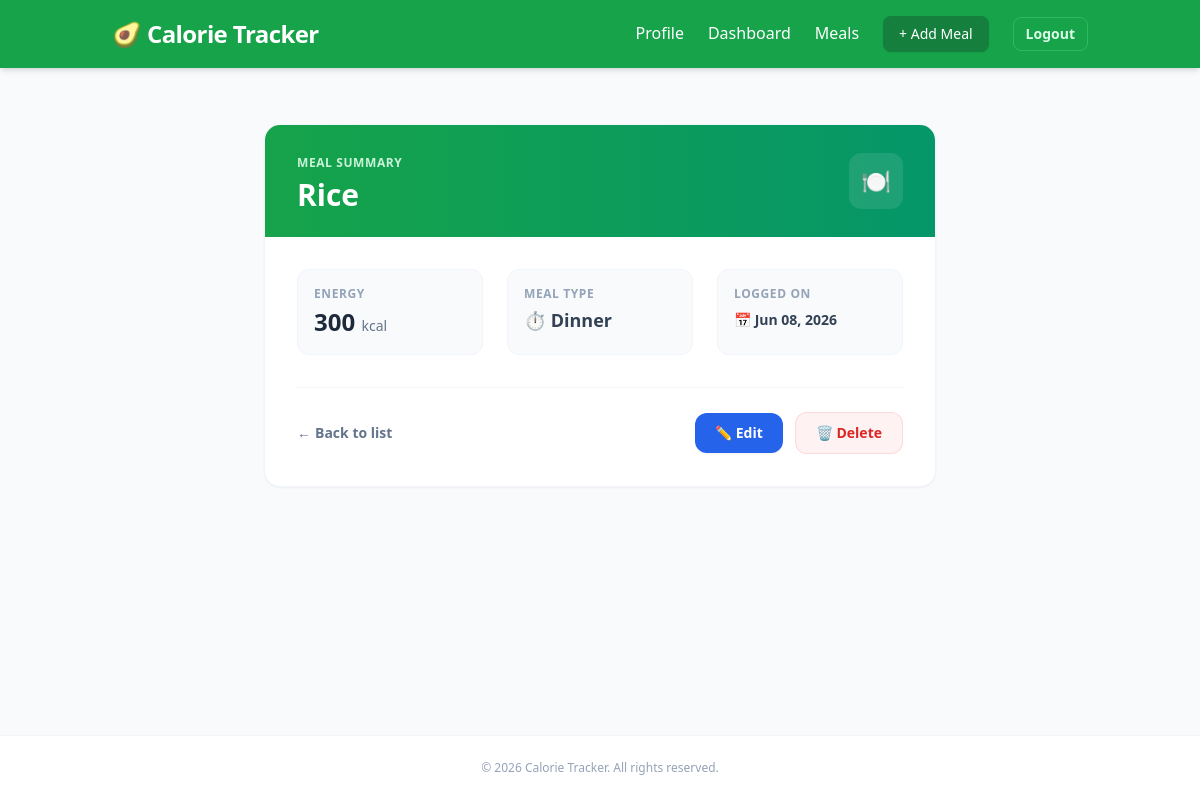
The page /meals/5 (signed in) on the database its author committed.
### meals/models.py (models this page shows, shortened)
class FoodEntry(models.Model):
    MEAL_CHOICES = [
        ("Breakfast", "Breakfast"),
        ("Lunch", "Lunch"),
        ("Dinner", "Dinner"),
        ("Snack", "Snack"),
    ]
    user = models.ForeignKey(
        User,
        on_delete=models.CASCADE
    )
    food_name = models.CharField(max_length=100)
    calories = models.PositiveIntegerField()
    meal_type = models.CharField(
        max_length=20,
        choices=MEAL_CHOICES
    )
    date = models.DateField()
    created_at = models.DateTimeField(
        auto_now_add=True
    )

### meals/views.py (the view)
# urls.py: path("meals/<int:pk>", views.MealDetailView.as_view(), name="meal_detail"),
class MealDetailView(LoginRequiredMixin, DetailView):
    model = FoodEntry
    template_name = ("meals/meal_detail.html")
    context_object_name = "meal"
    def get_queryset(self):
        return FoodEntry.objects.filter(
            user=self.request.user
        )

### meals/templates/meals/meal_detail.html
{% extends 'meals/base.html' %}
{% block content %}
<div class="max-w-2xl mx-auto bg-white rounded-2xl shadow-sm border border-slate-100 overflow-hidden my-6">
    <div class="bg-gradient-to-r from-green-600 to-emerald-600 px-8 py-6 text-white flex justify-between items-center">
        <div>
            <span class="text-xs font-bold uppercase tracking-wider text-green-100 opacity-90">Meal Summary</span>
            <h1 class="text-3xl font-extrabold mt-1">{{ meal.food_name }}</h1>
        </div>
        <div class="bg-white/10 p-3 rounded-xl backdrop-blur-sm text-2xl">
            🍽️
        </div>
    </div>
    <div class="p-8">
        <div class="grid grid-cols-1 sm:grid-cols-3 gap-6 mb-8">
            <div class="bg-slate-50 p-4 rounded-xl border border-slate-100 transition hover:bg-slate-100/50">
                <p class="text-xs font-semibold text-slate-400 uppercase tracking-wider">Energy</p>
                <p class="text-2xl font-black text-slate-800 mt-1">
                    {{ meal.calories }} <span class="text-sm font-normal text-slate-500">kcal</span>
                </p>
            </div>
            <div class="bg-slate-50 p-4 rounded-xl border border-slate-100 transition hover:bg-slate-100/50">
                <p class="text-xs font-semibold text-slate-400 uppercase tracking-wider">Meal Type</p>
                <p class="text-lg font-bold text-slate-700 mt-1 capitalize">
                    ⏱️ {{ meal.meal_type }}
                </p>
            </div>
            <div class="bg-slate-50 p-4 rounded-xl border border-slate-100 transition hover:bg-slate-100/50">
                <p class="text-xs font-semibold text-slate-400 uppercase tracking-wider">Logged On</p>
                <p class="text-sm font-bold text-slate-700 mt-2">
                    📅 {{ meal.date|date:"M d, Y" }}
                </p>
            </div>
        </div>
        <hr class="border-slate-100 mb-6" />
        <div class="flex items-center justify-between">
            <a href="{% url 'meals_list' %}" class="text-sm font-semibold text-slate-500 hover:text-slate-800 transition duration-150 flex items-center space-x-1">
                <span>←</span> <span>Back to list</span>
            </a>
            <div class="flex items-center space-x-3">
                <a
                    href="{% url 'edit_meal' meal.id %}"
                    class="bg-blue-600 hover:bg-blue-700 text-white font-semibold px-5 py-2.5 rounded-xl shadow-sm hover:shadow transition duration-150 flex items-center text-sm"
                >
                    ✏️ Edit
                </a>
                <a
                    href="{% url 'delete_meal' meal.id %}"
                    class="bg-red-50 hover:bg-red-100 text-red-600 font-semibold px-5 py-2.5 rounded-xl transition duration-150 text-sm border border-red-200/60"
                >
                    🗑️ Delete
                </a>
            </div>
        </div>
    </div>
</div>
{% endblock %}

### rows shown on the page
FoodEntry: food_name "Rice", calories "300", meal_type "Dinner", date "Jun 08, 2026"
